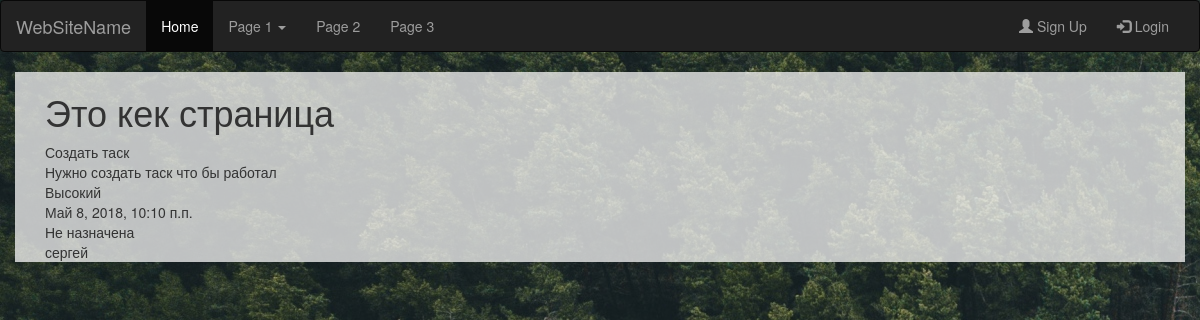
Page /issue/details/1 on the committed database.
### issues/models.py (models this page shows, shortened)
class Task(models.Model):
    title = models.CharField(max_length=50, verbose_name='Заголовок')
    description = models.TextField(verbose_name='Текст Заявки')
    priority = models.ForeignKey('issues.Priority', on_delete=models.CASCADE, default='---', verbose_name='Приоритет')
    date_start = models.DateTimeField(verbose_name='Дата создания')
    date_end = models.DateTimeField(verbose_name='Дата закрытия', null=True)
    location = models.ForeignKey('issues.Place', on_delete=models.CASCADE, default='---', verbose_name='Местонахождение')
    status = models.ForeignKey('issues.Status', on_delete=models.CASCADE, default='---', verbose_name='Статус')
    assigned = models.CharField(max_length=50, default='---', verbose_name='Исполнитель')
    created = models.CharField(max_length=50, default='---', verbose_name='Создатель заявки')
    class Meta:
        verbose_name = 'Заявка'
        verbose_name_plural = 'Заявки'

class Priority(models.Model):
    priority_name = models.CharField(max_length=50, verbose_name='Приоритет')
    def __str__(self):
        return self.priority_name
    class Meta:
        verbose_name = 'Приоритет'
        verbose_name_plural = 'Приоритеты'
        ordering = ['id']

class Status(models.Model):
    status_name = models.CharField(max_length=50, verbose_name='Статус')
    def __str__(self):
        return self.status_name
    class Meta:
        verbose_name = 'Статус'
        verbose_name_plural = 'Статусы'

### issues/views.py (the view)
# urls.py: path('details/<int:task_id>', views.show_details, name='details'),
def show_details(request, task_id):
    task = get_object_or_404(Task, id=task_id)
    context = {'task': task}
    return render(request, 'issues/show_details.html', context)

### issues/templates/issues/show_details.html
{% extends "mainApp/wrapper.html" %}
{% block content %}
<div class="container" style="background-color: rgba(242, 242, 242, 0.77);">
<div class="col-md-12">
  <h1>Это кек страница</h1>
      {{task.title}}<br>
        {{task.description}}<br>
        {{task.priority}}<br>
        {{task.date_start}}<br>
        {{task.status}}<br>
        {{task.assigned}}<br>
</div>
</div>
{% endblock %}

### rows in the picture
Task: title "Создать таск", description "Нужно создать таск что бы работал", priority "Высокий", date_start "Май 8, 2018, 10:10 п.п.", status "Не назначена", assigned "сергей"
